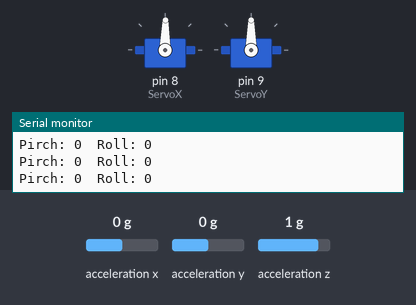
A sketch run on a simulated Arduino Uno, built with avr-gcc and run on an emulated ATmega328P. On the bench: 2 × servo, the last lines printed to the serial monitor. Wiring (inferred from the names in the program): MPU-6050 motion sensor at I2C address 0x68. Inputs (shaded band) come from the test bench; at power-on: acceleration x 0 g, acceleration y 0 g, acceleration z 1 g.

Above: at 2.2 s.
2.3 s: acceleration x set to -1.4 g
At 2.9 s:
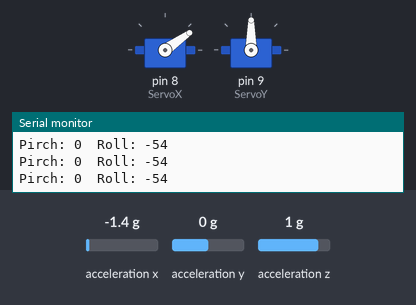
3.8 s: acceleration y set to -1.4 g
At 4.2 s:
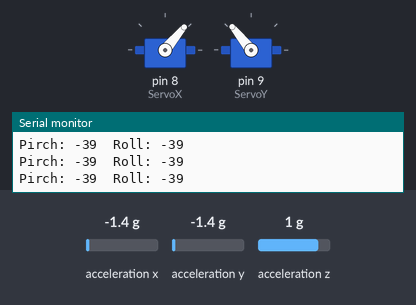
5.3 s: acceleration x set to 0 g
At 5.9 s:
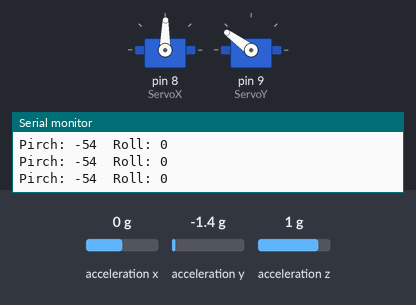
6.8 s: acceleration z set to -1.4 g
At 7.1 s:
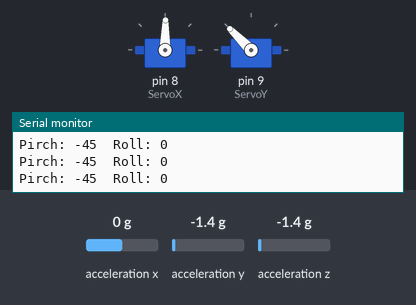
8.3 s: acceleration y set to 0.8 g
At 9.5 s:
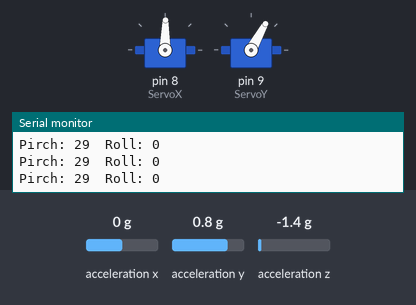
9.8 s: acceleration x set to 0.8 g
At 10.6 s:
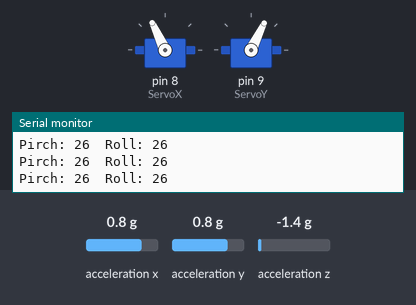
Timing chart, 0 to 12.3 s (numbered marks = the images above; inputs shaded):
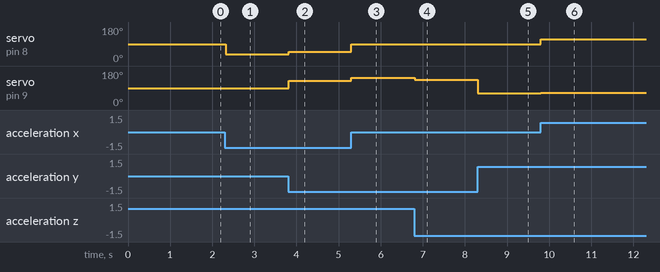

The sketch:

sketch_may11b.ino
```cpp
#include <SPI.h>
#include <Wire.h>
#include <Servo.h>
#define MPU 0x68 //Direccion i2c del mpu6050

Servo ServoX, ServoY;
double AcX, AcY, AcZ;
int Pitch, Roll;

void setup(){
  Serial.begin(9600);
  ServoX.attach(8);
  ServoY.attach(9);
  init_MPU(); //Inicializar el MPU6050
}

void loop(){
  FuncionsMPU(); //se adquieren los ejes acX, acY y acZ.

  Roll = FuntionsPitchRoll(AcX, AcZ, AcY); //calculo del angulo roll
  Pitch = FuntionsPitchRoll(AcY, AcX, AcZ); //calculo del angulo pitch

  int ServoRoll = map(Roll, -90, 90, 0, 179);
  int ServoPitch = map(Pitch, -90, 90, 179, 0);

  ServoX.write(ServoRoll);
  ServoY.write(ServoPitch);

  Serial.print("Pirch: "); Serial.print(Pitch);
  Serial.print("\t");
  Serial.print("Roll: "); Serial.print(Roll);
  Serial.print("\n");
}

void init_MPU(){
  Wire.begin();
  Wire.beginTransmission(MPU);
  Wire.write(0x6B);
  Wire.write(0);     //se setea a cero
  Wire.endTransmission(true);
  delay(1000);
}

//Funcion para el Pitch y Roll
double FuntionsPitchRoll(double A, double B, double C){
  double DatoA, DatoB, Value;
  DatoA = A;
  DatoB = (B*B) + (C*C);
  DatoB = sqrt(DatoB);

  Value = atan2(DatoA, DatoB);
  Value = Value * 180/3.14;

  return (int)Value;
}

//adquiere los ejes X, Y y Z del MPU 6050
void FuncionsMPU(){
  Wire.beginTransmission(MPU);
  Wire.write(0x3B);
  Wire.endTransmission(false);
  Wire.requestFrom(MPU, 6, true);
  AcX = Wire.read()<<8|Wire.read();
  AcY = Wire.read()<<8|Wire.read();
  AcZ = Wire.read()<<8|Wire.read();
}
```

Measured:
- after the input at 2.3 s, servo on pin 8 (ServoX): 89° → 35° at once
- after the input at 3.8 s, servo on pin 8 (ServoX): 35° → 50° at once; servo on pin 9 (ServoY): 90° → 129° at once
- after the input at 5.3 s, servo on pin 8 (ServoX): 50° → 89° at once; servo on pin 9 (ServoY): 129° → 144° at once
- after the input at 6.8 s, servo on pin 9 (ServoY): 144° → 135° at once
- after the input at 8.3 s, servo on pin 9 (ServoY): 135° → 61° at once
- after the input at 9.8 s, servo on pin 8 (ServoX): 89° → 115° at once; servo on pin 9 (ServoY): 61° → 64° at once
